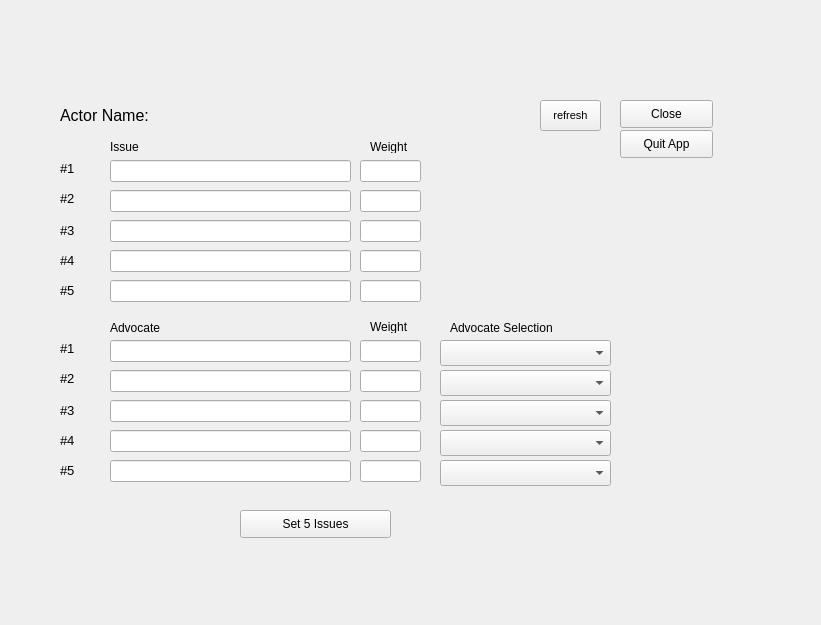
<?xml version="1.0" encoding="UTF-8"?>
<ui version="4.0">
 <class>Form</class>
 <widget class="QWidget" name="Form">
  <property name="geometry">
   <rect>
    <x>0</x>
    <y>0</y>
    <width>821</width>
    <height>625</height>
   </rect>
  </property>
  <property name="windowTitle">
   <string>Form</string>
  </property>
  <widget class="QLineEdit" name="issue_5">
   <property name="geometry">
    <rect>
     <x>110</x>
     <y>280</y>
     <width>241</width>
     <height>22</height>
    </rect>
   </property>
   <property name="font">
    <font>
     <pointsize>8</pointsize>
    </font>
   </property>
  </widget>
  <widget class="QLineEdit" name="issue_weight_2">
   <property name="geometry">
    <rect>
     <x>360</x>
     <y>190</y>
     <width>61</width>
     <height>22</height>
    </rect>
   </property>
   <property name="font">
    <font>
     <pointsize>8</pointsize>
    </font>
   </property>
  </widget>
  <widget class="QLabel" name="label_8">
   <property name="geometry">
    <rect>
     <x>60</x>
     <y>250</y>
     <width>41</width>
     <height>20</height>
    </rect>
   </property>
   <property name="font">
    <font>
     <pointsize>10</pointsize>
    </font>
   </property>
   <property name="text">
    <string>#4</string>
   </property>
  </widget>
  <widget class="QComboBox" name="advocate_combo_5">
   <property name="geometry">
    <rect>
     <x>440</x>
     <y>460</y>
     <width>171</width>
     <height>26</height>
    </rect>
   </property>
   <property name="font">
    <font>
     <pointsize>8</pointsize>
    </font>
   </property>
  </widget>
  <widget class="QLineEdit" name="issue_weight_7">
   <property name="geometry">
    <rect>
     <x>360</x>
     <y>370</y>
     <width>61</width>
     <height>22</height>
    </rect>
   </property>
   <property name="font">
    <font>
     <pointsize>8</pointsize>
    </font>
   </property>
  </widget>
  <widget class="QLabel" name="label_11">
   <property name="geometry">
    <rect>
     <x>60</x>
     <y>460</y>
     <width>41</width>
     <height>20</height>
    </rect>
   </property>
   <property name="font">
    <font>
     <pointsize>10</pointsize>
    </font>
   </property>
   <property name="text">
    <string>#5</string>
   </property>
  </widget>
  <widget class="QLineEdit" name="issue_weight_6">
   <property name="geometry">
    <rect>
     <x>360</x>
     <y>340</y>
     <width>61</width>
     <height>22</height>
    </rect>
   </property>
   <property name="font">
    <font>
     <pointsize>8</pointsize>
    </font>
   </property>
  </widget>
  <widget class="QLabel" name="label_9">
   <property name="geometry">
    <rect>
     <x>60</x>
     <y>280</y>
     <width>41</width>
     <height>20</height>
    </rect>
   </property>
   <property name="font">
    <font>
     <pointsize>10</pointsize>
    </font>
   </property>
   <property name="text">
    <string>#5</string>
   </property>
  </widget>
  <widget class="QPushButton" name="refresh_all_button">
   <property name="geometry">
    <rect>
     <x>540</x>
     <y>100</y>
     <width>61</width>
     <height>31</height>
    </rect>
   </property>
   <property name="font">
    <font>
     <pointsize>8</pointsize>
    </font>
   </property>
   <property name="text">
    <string>refresh</string>
   </property>
  </widget>
  <widget class="QLineEdit" name="issue_4">
   <property name="geometry">
    <rect>
     <x>110</x>
     <y>250</y>
     <width>241</width>
     <height>22</height>
    </rect>
   </property>
   <property name="font">
    <font>
     <pointsize>8</pointsize>
    </font>
   </property>
  </widget>
  <widget class="QLabel" name="label_10">
   <property name="geometry">
    <rect>
     <x>60</x>
     <y>370</y>
     <width>31</width>
     <height>16</height>
    </rect>
   </property>
   <property name="font">
    <font>
     <pointsize>10</pointsize>
    </font>
   </property>
   <property name="text">
    <string>#2</string>
   </property>
  </widget>
  <widget class="QLabel" name="label_2">
   <property name="geometry">
    <rect>
     <x>60</x>
     <y>160</y>
     <width>31</width>
     <height>16</height>
    </rect>
   </property>
   <property name="font">
    <font>
     <pointsize>10</pointsize>
    </font>
   </property>
   <property name="text">
    <string>#1</string>
   </property>
  </widget>
  <widget class="QComboBox" name="advocate_combo_1">
   <property name="geometry">
    <rect>
     <x>440</x>
     <y>340</y>
     <width>171</width>
     <height>26</height>
    </rect>
   </property>
   <property name="font">
    <font>
     <pointsize>8</pointsize>
    </font>
   </property>
  </widget>
  <widget class="QLineEdit" name="issue_3">
   <property name="geometry">
    <rect>
     <x>110</x>
     <y>220</y>
     <width>241</width>
     <height>22</height>
    </rect>
   </property>
   <property name="font">
    <font>
     <pointsize>8</pointsize>
    </font>
   </property>
  </widget>
  <widget class="QLineEdit" name="issue_2">
   <property name="geometry">
    <rect>
     <x>110</x>
     <y>190</y>
     <width>241</width>
     <height>22</height>
    </rect>
   </property>
   <property name="font">
    <font>
     <pointsize>8</pointsize>
    </font>
   </property>
  </widget>
  <widget class="QComboBox" name="advocate_combo_4">
   <property name="geometry">
    <rect>
     <x>440</x>
     <y>430</y>
     <width>171</width>
     <height>26</height>
    </rect>
   </property>
   <property name="font">
    <font>
     <pointsize>8</pointsize>
    </font>
   </property>
  </widget>
  <widget class="QLabel" name="label_12">
   <property name="geometry">
    <rect>
     <x>60</x>
     <y>400</y>
     <width>21</width>
     <height>20</height>
    </rect>
   </property>
   <property name="font">
    <font>
     <pointsize>10</pointsize>
    </font>
   </property>
   <property name="text">
    <string>#3</string>
   </property>
  </widget>
  <widget class="QLabel" name="label_6">
   <property name="geometry">
    <rect>
     <x>110</x>
     <y>320</y>
     <width>81</width>
     <height>16</height>
    </rect>
   </property>
   <property name="text">
    <string>Advocate</string>
   </property>
  </widget>
  <widget class="QLineEdit" name="issue_1">
   <property name="geometry">
    <rect>
     <x>110</x>
     <y>160</y>
     <width>241</width>
     <height>22</height>
    </rect>
   </property>
   <property name="font">
    <font>
     <pointsize>8</pointsize>
    </font>
   </property>
  </widget>
  <widget class="QPushButton" name="set5issues">
   <property name="geometry">
    <rect>
     <x>240</x>
     <y>510</y>
     <width>151</width>
     <height>28</height>
    </rect>
   </property>
   <property name="text">
    <string>Set 5 Issues</string>
   </property>
  </widget>
  <widget class="QLineEdit" name="issue_weight_9">
   <property name="geometry">
    <rect>
     <x>360</x>
     <y>430</y>
     <width>61</width>
     <height>22</height>
    </rect>
   </property>
   <property name="font">
    <font>
     <pointsize>8</pointsize>
    </font>
   </property>
  </widget>
  <widget class="QPushButton" name="quit_button">
   <property name="geometry">
    <rect>
     <x>620</x>
     <y>130</y>
     <width>93</width>
     <height>28</height>
    </rect>
   </property>
   <property name="text">
    <string>Quit App</string>
   </property>
  </widget>
  <widget class="QComboBox" name="advocate_combo_2">
   <property name="geometry">
    <rect>
     <x>440</x>
     <y>370</y>
     <width>171</width>
     <height>26</height>
    </rect>
   </property>
   <property name="font">
    <font>
     <pointsize>8</pointsize>
    </font>
   </property>
  </widget>
  <widget class="QLabel" name="label_13">
   <property name="geometry">
    <rect>
     <x>60</x>
     <y>430</y>
     <width>41</width>
     <height>20</height>
    </rect>
   </property>
   <property name="font">
    <font>
     <pointsize>10</pointsize>
    </font>
   </property>
   <property name="text">
    <string>#4</string>
   </property>
  </widget>
  <widget class="QLineEdit" name="issue_weight_4">
   <property name="geometry">
    <rect>
     <x>360</x>
     <y>250</y>
     <width>61</width>
     <height>22</height>
    </rect>
   </property>
   <property name="font">
    <font>
     <pointsize>8</pointsize>
    </font>
   </property>
  </widget>
  <widget class="QPushButton" name="close_button">
   <property name="geometry">
    <rect>
     <x>620</x>
     <y>100</y>
     <width>93</width>
     <height>28</height>
    </rect>
   </property>
   <property name="text">
    <string>Close</string>
   </property>
  </widget>
  <widget class="QLabel" name="label_15">
   <property name="geometry">
    <rect>
     <x>370</x>
     <y>140</y>
     <width>47</width>
     <height>13</height>
    </rect>
   </property>
   <property name="text">
    <string>Weight</string>
   </property>
  </widget>
  <widget class="QLineEdit" name="issue_7">
   <property name="geometry">
    <rect>
     <x>110</x>
     <y>400</y>
     <width>241</width>
     <height>22</height>
    </rect>
   </property>
   <property name="font">
    <font>
     <pointsize>8</pointsize>
    </font>
   </property>
  </widget>
  <widget class="QLabel" name="label_5">
   <property name="geometry">
    <rect>
     <x>110</x>
     <y>140</y>
     <width>47</width>
     <height>13</height>
    </rect>
   </property>
   <property name="text">
    <string>Issue</string>
   </property>
  </widget>
  <widget class="QLineEdit" name="issue_6">
   <property name="geometry">
    <rect>
     <x>110</x>
     <y>430</y>
     <width>241</width>
     <height>22</height>
    </rect>
   </property>
   <property name="font">
    <font>
     <pointsize>8</pointsize>
    </font>
   </property>
  </widget>
  <widget class="QLabel" name="label_17">
   <property name="geometry">
    <rect>
     <x>450</x>
     <y>320</y>
     <width>121</width>
     <height>16</height>
    </rect>
   </property>
   <property name="text">
    <string>Advocate Selection</string>
   </property>
  </widget>
  <widget class="QLineEdit" name="issue_weight_1">
   <property name="geometry">
    <rect>
     <x>360</x>
     <y>160</y>
     <width>61</width>
     <height>22</height>
    </rect>
   </property>
   <property name="font">
    <font>
     <pointsize>8</pointsize>
    </font>
   </property>
  </widget>
  <widget class="QLineEdit" name="issue_9">
   <property name="geometry">
    <rect>
     <x>110</x>
     <y>340</y>
     <width>241</width>
     <height>22</height>
    </rect>
   </property>
   <property name="font">
    <font>
     <pointsize>8</pointsize>
    </font>
   </property>
  </widget>
  <widget class="QLabel" name="label_7">
   <property name="geometry">
    <rect>
     <x>60</x>
     <y>220</y>
     <width>21</width>
     <height>20</height>
    </rect>
   </property>
   <property name="font">
    <font>
     <pointsize>10</pointsize>
    </font>
   </property>
   <property name="text">
    <string>#3</string>
   </property>
  </widget>
  <widget class="QLabel" name="label_3">
   <property name="geometry">
    <rect>
     <x>60</x>
     <y>100</y>
     <width>301</width>
     <height>31</height>
    </rect>
   </property>
   <property name="font">
    <font>
     <pointsize>12</pointsize>
    </font>
   </property>
   <property name="text">
    <string>Actor Name:</string>
   </property>
  </widget>
  <widget class="QLineEdit" name="issue_10">
   <property name="geometry">
    <rect>
     <x>110</x>
     <y>370</y>
     <width>241</width>
     <height>22</height>
    </rect>
   </property>
   <property name="font">
    <font>
     <pointsize>8</pointsize>
    </font>
   </property>
  </widget>
  <widget class="QLabel" name="label_4">
   <property name="geometry">
    <rect>
     <x>60</x>
     <y>190</y>
     <width>31</width>
     <height>16</height>
    </rect>
   </property>
   <property name="font">
    <font>
     <pointsize>10</pointsize>
    </font>
   </property>
   <property name="text">
    <string>#2</string>
   </property>
  </widget>
  <widget class="QLabel" name="label_14">
   <property name="geometry">
    <rect>
     <x>60</x>
     <y>340</y>
     <width>31</width>
     <height>16</height>
    </rect>
   </property>
   <property name="font">
    <font>
     <pointsize>10</pointsize>
    </font>
   </property>
   <property name="text">
    <string>#1</string>
   </property>
  </widget>
  <widget class="QComboBox" name="advocate_combo_3">
   <property name="geometry">
    <rect>
     <x>440</x>
     <y>400</y>
     <width>171</width>
     <height>26</height>
    </rect>
   </property>
   <property name="font">
    <font>
     <pointsize>8</pointsize>
    </font>
   </property>
  </widget>
  <widget class="QLineEdit" name="issue_weight_3">
   <property name="geometry">
    <rect>
     <x>360</x>
     <y>220</y>
     <width>61</width>
     <height>22</height>
    </rect>
   </property>
   <property name="font">
    <font>
     <pointsize>8</pointsize>
    </font>
   </property>
  </widget>
  <widget class="QLineEdit" name="issue_weight_8">
   <property name="geometry">
    <rect>
     <x>360</x>
     <y>460</y>
     <width>61</width>
     <height>22</height>
    </rect>
   </property>
   <property name="font">
    <font>
     <pointsize>8</pointsize>
    </font>
   </property>
  </widget>
  <widget class="QLineEdit" name="issue_weight_5">
   <property name="geometry">
    <rect>
     <x>360</x>
     <y>280</y>
     <width>61</width>
     <height>22</height>
    </rect>
   </property>
   <property name="font">
    <font>
     <pointsize>8</pointsize>
    </font>
   </property>
  </widget>
  <widget class="QLabel" name="label_16">
   <property name="geometry">
    <rect>
     <x>370</x>
     <y>320</y>
     <width>47</width>
     <height>13</height>
    </rect>
   </property>
   <property name="text">
    <string>Weight</string>
   </property>
  </widget>
  <widget class="QLineEdit" name="issue_weight_10">
   <property name="geometry">
    <rect>
     <x>360</x>
     <y>400</y>
     <width>61</width>
     <height>22</height>
    </rect>
   </property>
   <property name="font">
    <font>
     <pointsize>8</pointsize>
    </font>
   </property>
  </widget>
  <widget class="QLineEdit" name="issue_8">
   <property name="geometry">
    <rect>
     <x>110</x>
     <y>460</y>
     <width>241</width>
     <height>22</height>
    </rect>
   </property>
   <property name="font">
    <font>
     <pointsize>8</pointsize>
    </font>
   </property>
  </widget>
 </widget>
 <resources/>
 <connections/>
</ui>
